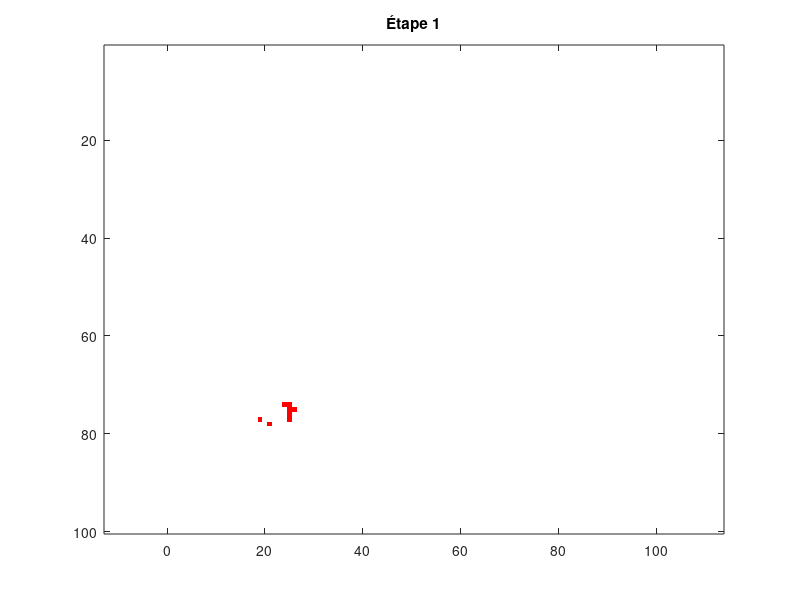

Write the MATLAB code that produced this figure.
function seuil_anim()
    %% Paramètres
    M = 100;
    N = 100;
    mu = 7;
    sigma = 0.5;
    N_steps = 400;
    nb_declencheur = 9;
    kernel = ones(5,5);
    R = 3;

    %% Initialisation
    stress_idx_grid = round(mu + sigma * randn(M,N));
    stress_idx_grid = max(1, min(24, stress_idx_grid));

    cx = randi([R+1, M-R-1]);
    cy = randi([R+1, N-R-1]);
    [X, Y] = meshgrid(1:N, 1:M);
    dist = sqrt((X-cy).^2 + (Y-cx).^2);
    p = exp(-(dist/R).^2);
    p = p / sum(p(:));

    cdf = cumsum(p(:));
    idx_declencheur = zeros(nb_declencheur,1);
    for n = 1:nb_declencheur
        r = rand;
        idx = find(cdf >= r, 1, 'first');
        idx_declencheur(n) = idx;
    end

    state = zeros(M,N);
    state(idx_declencheur) = 1;

    %% Animation
    figure;
    for t = 1:N_steps
        num_stressed = conv2(state, kernel, 'same');
        new_state = state;
        new_state(state==0 & num_stressed >= stress_idx_grid) = 1;

        imagesc(new_state);
        colormap([1 1 1; 1 0 0]);
        axis equal tight;
        title(sprintf('Étape %d', t));
        drawnow;

        if isequal(new_state, state)
            break;
        end
        state = new_state;
    end
end